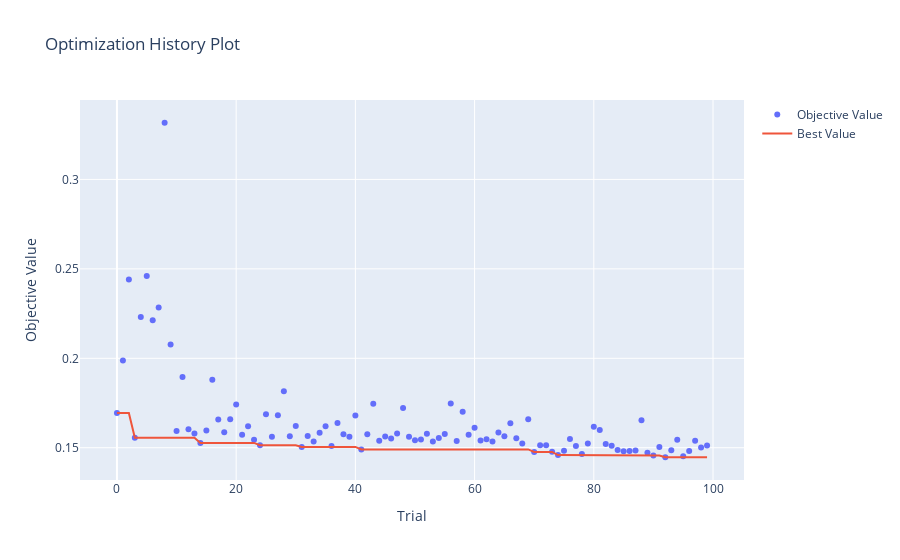

This figure's notebook cell:
### Code cell
from optuna.visualization import plot_optimization_history

# Plot optimization history
plot_optimization_history(study)
